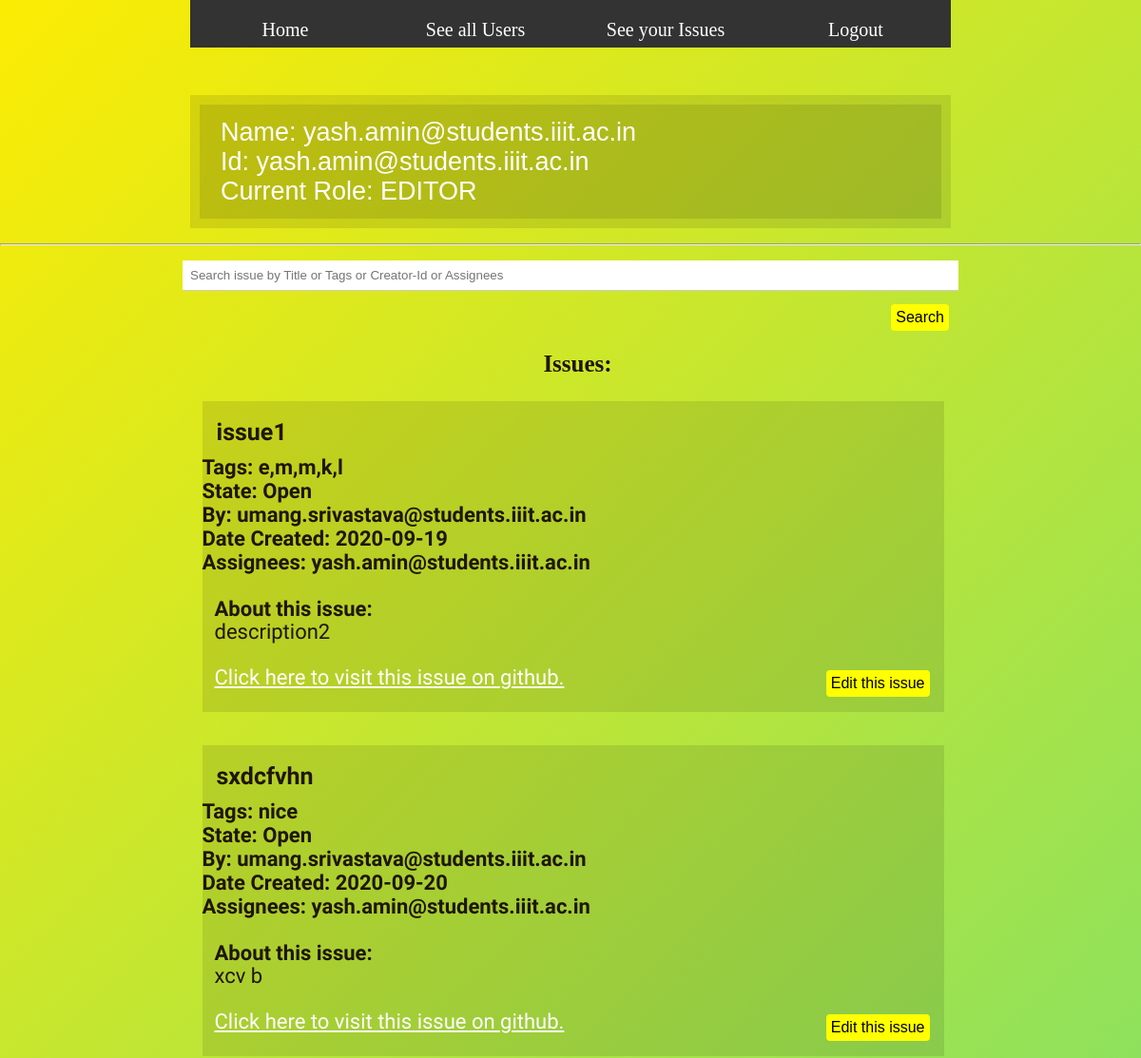
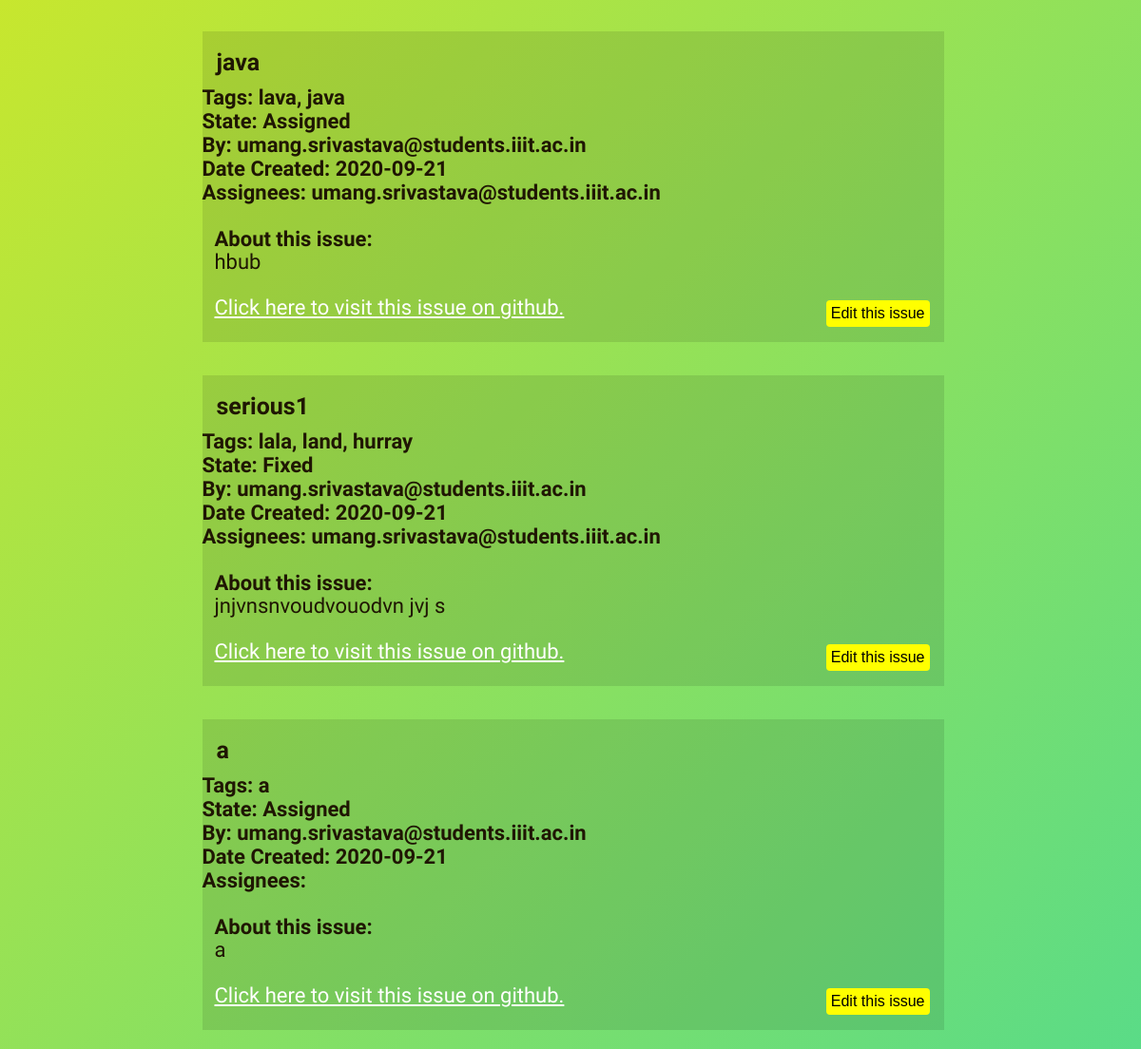
Page /homepage (signed in) on the earlier database version (2 pictures, top to bottom).
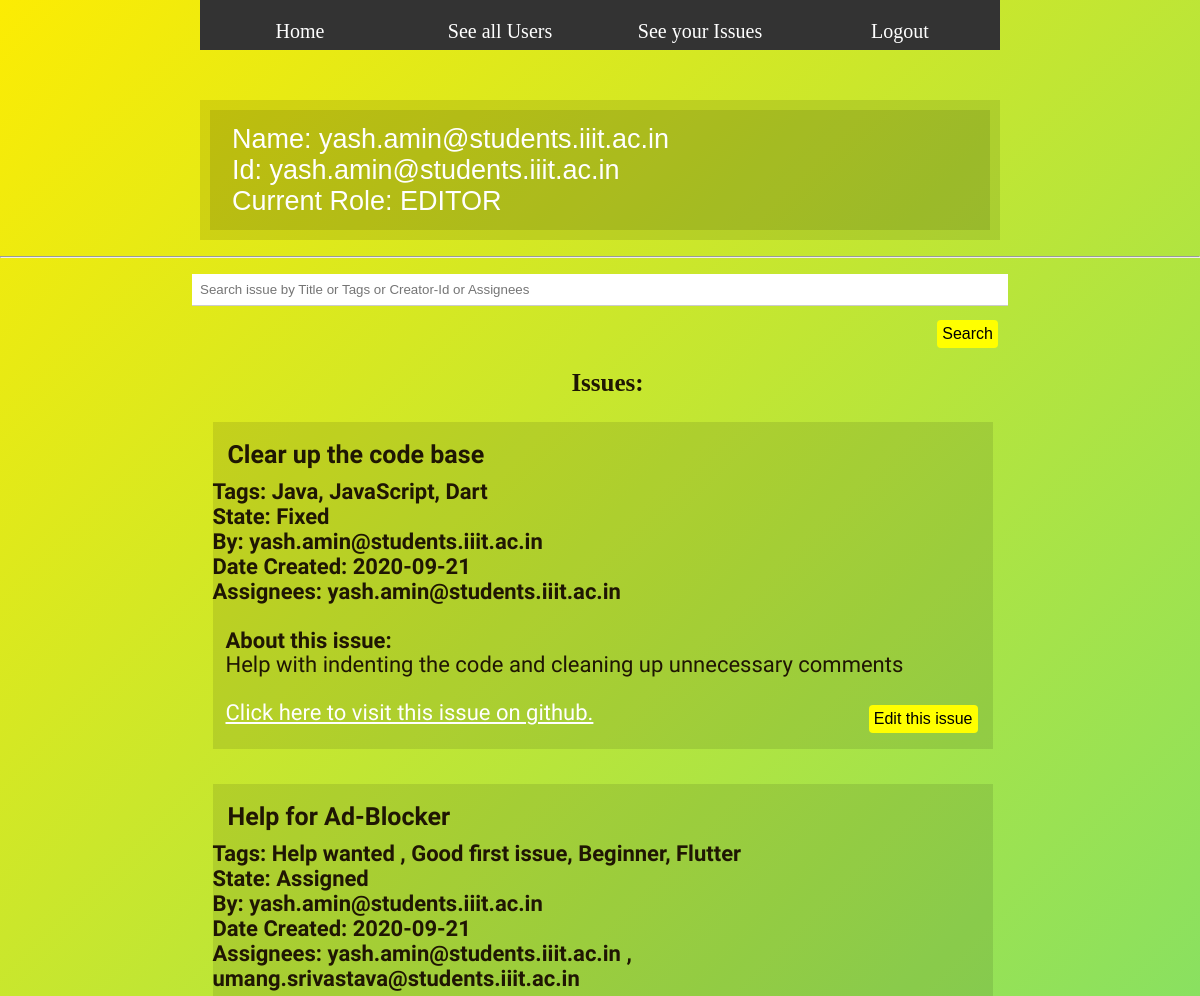
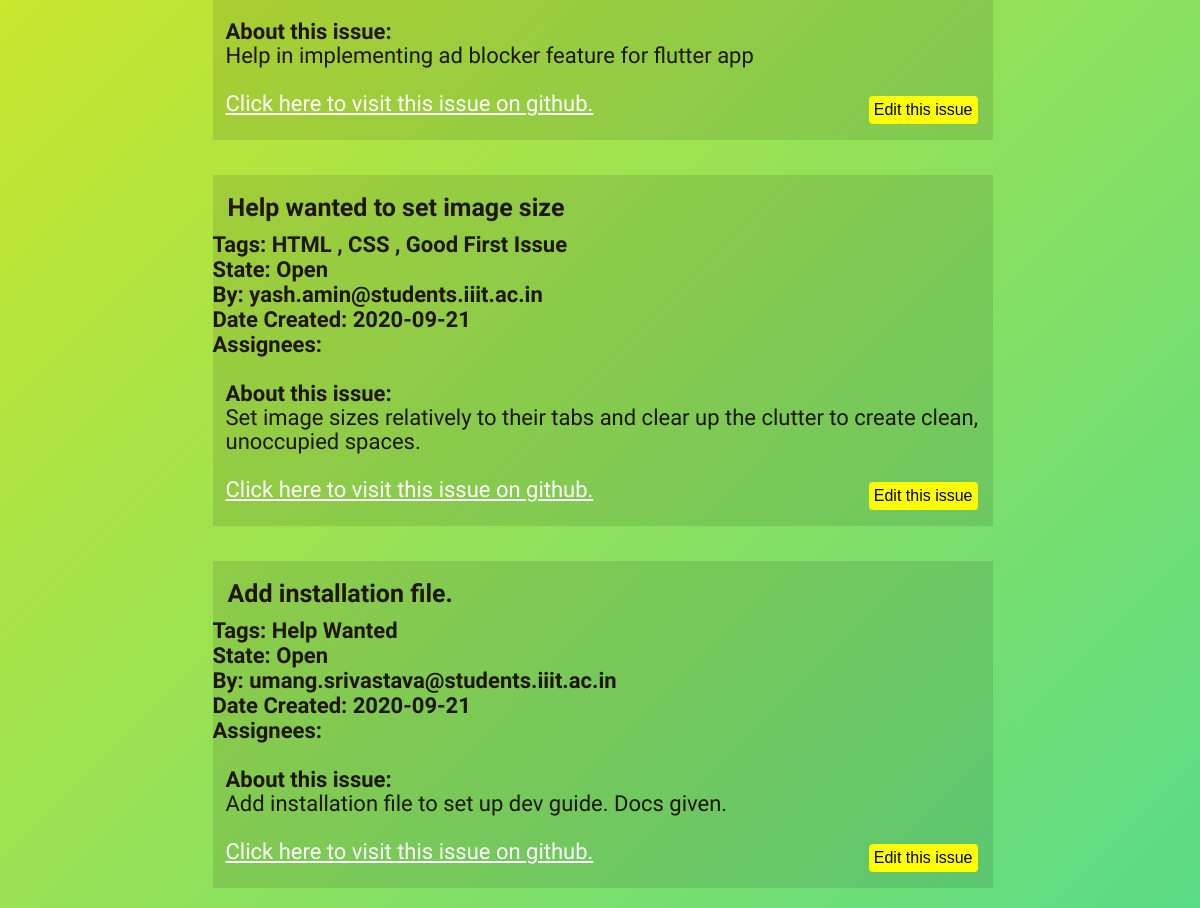
Same page on the later database version (2 pictures, top to bottom).
### app.py (models this page shows, shortened)
class USERS(db.Model):
	id = db.Column(db.Integer, primary_key=True)
	username = db.Column(db.String(100), nullable=True)
	Name = db.Column(db.String(100), nullable=True)
	role = db.Column(db.String(50), nullable=True)

class ISSUES(db.Model):
	id = db.Column(db.Integer, primary_key=True)
	title = db.Column(db.String(100), nullable=False)
	description = db.Column(db.String(200), nullable=False)
	state = db.Column(db.String(100), nullable=False)
	tags = db.Column(db.String(100), nullable=True)
	assignees = db.Column(db.String(200), nullable=True)
	owner = db.Column(db.String(100), nullable=False)
	gitlink = db.Column(db.String(100), nullable=True)
	date_created = db.Column(db.DateTime, default=datetime.utcnow)
	assignees = db.Column(db.String(1000), nullable = True)

### app.py (the view)
@app.route('/homepage', methods = ['GET','POST'])
def homepage():
	if "username" in session:
		current_owner = session["username"]
		current_name = session["Name"]
		current_role = session["role"]
		issues = ISSUES.query.order_by(ISSUES.date_created).all()
		user = USERS.query.filter_by(username = current_owner).all()
		return render_template('/homepage.html',
			username = current_owner,
			Name = current_name,
			Role = current_role,
			issues = issues)
	else:
		return redirect('/')

### templates/homepage.html (shortened to what this page needs)
{% extends 'base.html' %}
{% block body %}
    <div id="mainPicture">
        <div class="picture">
            <div id="headerTitle">Name: {{Name}}</div>
            <div id="headerTitle">Id: {{username}}</div>
            <div id="headerTitle">Current Role: {{Role}}</div>
        </div>
    </div>
    <br>
    <hr>
    <br>
    <form action="{{ url_for('search') }}" method="GET">
          <input class="inputbox" type="text" name="search_key" placeholder="Search issue by Title or Tags or Creator-Id or Assignees">
        <div class="contentBox innerBox" style="background-color: rgba(0,0,0,0);">
        <button type="submit" class="button searchbut">Search</button>
        </div>
    </form>
    <h1 style="text-align: center">Issues: </ h1>
    {% if issues|length < 1 %}
    <h4 style="text-align: center">There are no issues. Create one!</h4>
    {% else %}
        {% for issue in issues %}
            <div class="contentBox">
                <div class="innerBox">
                    <h1> {{issue.title}}</h1>
                    <h4 class="tags"> Tags: {{issue.tags}}</h4>
                    <h4 class="state">State: {{issue.state}}</h4>
                    <h4> By: {{issue.owner}}</h4>
                    <h4> Date Created: {{issue.date_created.date()}}</h4>
                    <h4 class="assignees">Assignees: {{issue.assignees}}</h4>
                    <br>
                    <div class="contentText" style="font-size: 22px">
                        <h4>About this issue:</h4>
                        <p> {{issue.description}}</p>
                        <br>
                        <p>
                            <a href="{{ ''.join(['http://', issue.gitlink]) }}" class="gitlink">Click here to visit this issue on github.</a>
                        {% if Role != 'VIEWER'%}
                            <a href="/update/{{issue.id}}"><button class="button">Edit this issue</button></a>
                            <br><br>
                            {% endif %}
                        </p>
                    </div>
                </div>
            </div>
        {% endfor %}
    {% endif %}
{% endblock %}

### templates/base.html (shortened to what this page needs)
<!DOCTYPE html>
<html>
<head>
<link rel="stylesheet" type="text/css" href="{{ url_for('static', filename='css/main.css') }}" >
</head>
<body>
    <div id="page">
    	<div class="navbar">
        <div class="topNaviagationLink"><a href="{{url_for('homepage')}}">Home</a></div>
        <div class="topNaviagationLink"><a href="{{url_for('displayusers')}}">See all Users</a></div>
        <div class="topNaviagationLink"><a href="{{ url_for('myissues') }}">See your Issues</a></div>
        <div class="topNaviagationLink"><a href="{{url_for('logoutpage')}}">Logout</a></div>
    	</div>
	</div>
    {% block body %}{% endblock %}
</body>
</html>

### static/css/main.css (style rules this page uses)
body { margin: 0; padding: 0; text-align: left; font-family:"Adobe Garamond Pro Bold", Georgia, "Times New Roman", Times, serif; font-size: 13px; background: linear-gradient(-45deg, #8ed523, #23d550, #24d6b3, #fcec03); background-size: 400% 400%; animation: gradient 15s ease infinite; }
* { margin: 0 auto 0 auto; text-align:left; }
#page { display: block; height:auto; position: relative; overflow: hidden; width: 800px; }
.navbar { margin: 0; padding: 0; overflow: hidden; background-color: #333; width:800px; top: 0; height: 50px; }
.topNaviagationLink { float: left; text-align:center; position:relative; font-size:20px; margin-left:-10px; margin-right:-10px; width:220px; height: 35px; line-height: 35px; color:#000000; z-index: 55px; }
.topNaviagationLink a { display: block; color: white; text-align: center; padding: 14px 16px; text-decoration: none; }
#mainPicture { position: relative; margin-top: 50px; clear:both; width:800px; height:140px; background-color: rgba(0,0,0,0.1); }
#mainPicture .picture { font-family: "Comic Sans MS", cursive, sans-serif; position:relative; width:780px; height:120px; top:10px; margin-left:10px; background-color: rgba(0,0,0,0.1); background-repeat:no-repeat; }
#headerTitle { position:relative; text-align:left; top:14px; left:22px; font-size:27px; color:#FFFFFF; }
.contentBox { margin-top:10px; width:800px; height:auto; padding-bottom:20px; }
.contentBox .innerBox { font-family: 'Baumans'; font-weight: lighter; font-size: 22px; margin-left: 5px; position:relative; width:780px; height:auto; top:10px; background-color: rgba(0,0,0,0.1); background-repeat:repeat-x; }
h1 { font-size:25px; margin-bottom:10px; padding-top:18px; margin-left:15px; margin-top:15px; color:#1F1603; }
.contentText { line-height:24px; margin-left:13px; margin-right:13px; }
.gitlink { color:white; }
.button { float: right; background-color: yellow; border-radius: 4px; border: none; color: black; padding: 5px; text-align: center; text-decoration: none; display: inline-block; font-size: 16px; margin: 4px 2px; cursor: pointer; }
.inputbox { padding:8px; display:block; border:none; border-bottom:1px solid #ccc; width:800px }
html, body { text-align: center; }
p { text-align: left; }

Differences in the rows shown:
removed ISSUES: title "issue1", tags "e,m,m,k,l", state "Open", owner "umang.srivastava@students.iiit.ac.in", date_created "2020-09-19", assignees "yash.amin@students.iiit.ac.in", description "description2"
removed ISSUES: title "sxdcfvhn", tags "nice", state "Open", owner "umang.srivastava@students.iiit.ac.in", date_created "2020-09-20", assignees "yash.amin@students.iiit.ac.in", description "xcv b"
removed ISSUES: title "java", tags "lava, java", state "Assigned", owner "umang.srivastava@students.iiit.ac.in", date_created "2020-09-21", assignees "umang.srivastava@students.iiit.ac.in", description "hbub"
removed ISSUES: title "serious1", tags "lala, land, hurray", state "Fixed", owner "umang.srivastava@students.iiit.ac.in", date_created "2020-09-21", assignees "umang.srivastava@students.iiit.ac.in", description "jnjvnsnvoudvouodvn jvj s"
removed ISSUES: title "a", tags "a", state "Assigned", owner "umang.srivastava@students.iiit.ac.in", date_created "2020-09-21", description "a"
added ISSUES: title "Clear up the code base", tags "Java, JavaScript, Dart", state "Fixed", owner "yash.amin@students.iiit.ac.in", date_created "2020-09-21", assignees "yash.amin@students.iiit.ac.in", description "Help with indenting the code and cleaning up unnecessary comments"
added ISSUES: title "Help for Ad-Blocker", tags "Help wanted , Good first issue, Beginner, Flutter", state "Assigned", owner "yash.amin@students.iiit.ac.in", date_created "2020-09-21", assignees "yash.amin@students.iiit.ac.in , umang.srivastava@students.iiit.ac.in", description "Help in implementing ad blocker feature for flutter app"
added ISSUES: title "Help wanted to set image size", tags "HTML , CSS , Good First Issue", state "Open", owner "yash.amin@students.iiit.ac.in", date_created "2020-09-21", description "Set image sizes relatively to their tabs and clear up the clutter to create clean, unoccupied spaces."
added ISSUES: title "Add installation file.", tags "Help Wanted", state "Open", owner "umang.srivastava@students.iiit.ac.in", date_created "2020-09-21", description "Add installation file to set up dev guide. Docs given."
